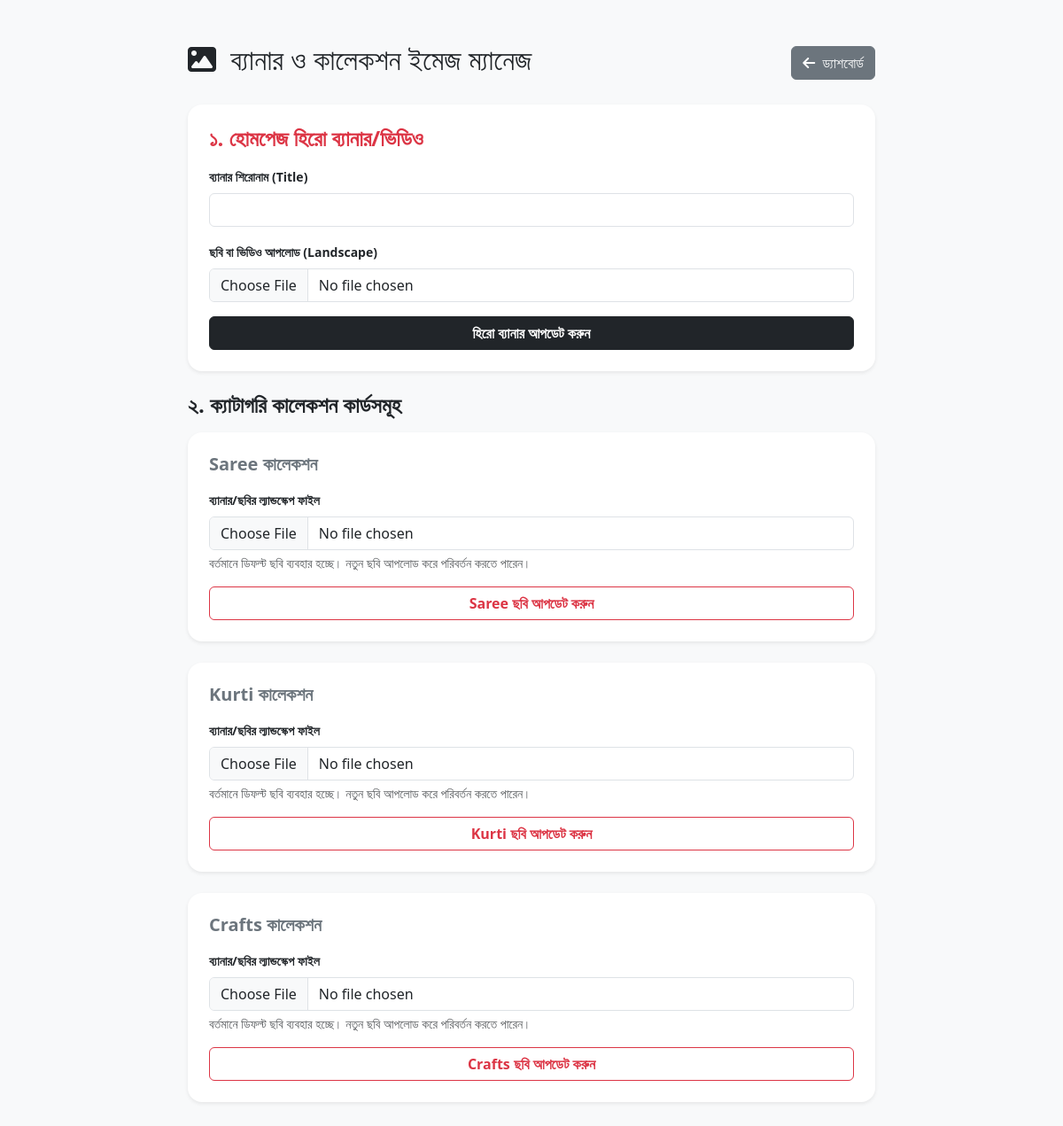
The app's page /admin/banner_settings.php (signed in) with its own data.
### tables this page shows
CREATE TABLE `categories` (
    `id` INT UNSIGNED AUTO_INCREMENT PRIMARY KEY,
    `parent_id` INT UNSIGNED NULL,
    `name` VARCHAR(100) NOT NULL,
    `name_bn` VARCHAR(150) NULL,
    `slug` VARCHAR(120) NOT NULL UNIQUE,
    `image` VARCHAR(255) NULL,
    `is_active` TINYINT(1) NOT NULL DEFAULT 1,
    `sort_order` INT NOT NULL DEFAULT 0,
    `created_at` TIMESTAMP DEFAULT CURRENT_TIMESTAMP,
    `updated_at` TIMESTAMP DEFAULT CURRENT_TIMESTAMP ON UPDATE CURRENT_TIMESTAMP,
    FOREIGN KEY (`parent_id`) REFERENCES `categories`(`id`) ON DELETE SET NULL,
    INDEX `idx_slug` (`slug`)
);

### admin/banner_settings.php (the view, shortened to what this page needs)
<?php
require_once '../config/database.php';
$banners = [];
$categories = $pdo->query("SELECT * FROM categories")->fetchAll();
?>
<!DOCTYPE html>
<html lang="bn">
<head>
    <link href="https://cdn.jsdelivr.net/npm/bootstrap@5.3.0/dist/css/bootstrap.min.css" rel="stylesheet">
    <link rel="stylesheet" href="https://cdnjs.cloudflare.com/ajax/libs/font-awesome/6.4.0/css/all.min.css">
</head>
<body class="bg-light">
<div class="container my-5" style="max-width: 800px;">
    <div class="d-flex justify-content-between align-items-center mb-4">
        <h2><i class="fa-solid fa-image me-2"></i> ব্যানার ও কালেকশন ইমেজ ম্যানেজ</h2>
        <a href="index.php" class="btn btn-secondary"><i class="fa-solid fa-arrow-left me-1"></i> ড্যাশবোর্ড</a>
    </div>
    <div class="card p-4 border-0 shadow-sm rounded-4 mb-4">
        <h4 class="fw-bold mb-3 text-danger">১. হোমপেজ হিরো ব্যানার/ভিডিও</h4>
        <form method="POST" enctype="multipart/form-data">
            <div class="mb-3">
                <label class="form-label fw-bold small">ব্যানার শিরোনাম (Title)</label>
                <input type="text" name="title" class="form-control" value="<?= htmlspecialchars($banners['hero_banner']['title'] ?? '') ?>">
            </div>
            <div class="mb-3">
                <label class="form-label fw-bold small">ছবি বা ভিডিও আপলোড (Landscape)</label>
                <input type="file" name="media_file" class="form-control">
            </div>
            <button type="submit" class="btn btn-dark w-100 fw-bold">হিরো ব্যানার আপডেট করুন</button>
        </form>
    </div>
    <h4 class="fw-bold mb-3 text-dark">২. ক্যাটাগরি কালেকশন কার্ডসমূহ</h4>
    <?php foreach($categories as $cat):
        $s_key = 'cat_img_' . $cat['id'];
        $cat_name = $cat['name'];
    ?>
        <div class="card p-4 border-0 shadow-sm rounded-4 mb-4">
            <h5 class="fw-bold mb-3 text-secondary"><?= htmlspecialchars($cat_name) ?> কালেকশন</h5>
            <form method="POST" enctype="multipart/form-data">
                <div class="mb-3">
                    <label class="form-label fw-bold small">ব্যানার/ছবির ল্যান্ডস্কেপ ফাইল</label>
                    <input type="file" name="media_file" class="form-control">
                    <?php if(!empty($banners[$s_key]['media_path'])): ?>
                        <div class="mt-2">
                            <img src="../<?= htmlspecialchars($banners[$s_key]['media_path']) ?>" width="120" class="rounded border">
                        </div>
                    <?php else: ?>
                        <small class="text-muted d-block mt-1">বর্তমানে ডিফল্ট ছবি ব্যবহার হচ্ছে। নতুন ছবি আপলোড করে পরিবর্তন করতে পারেন।</small>
                    <?php endif; ?>
                </div>
                <button type="submit" class="btn btn-outline-danger w-100 fw-bold"><?= htmlspecialchars($cat_name) ?> ছবি আপডেট করুন</button>
            </form>
        </div>
    <?php endforeach; ?>
</div>
</body>
</html>

### records on screen
categories: name "Saree", shows "বর্তমানে ডিফল্ট ছবি ব্যবহার হচ্ছে। নতুন ছবি আপলোড করে পরিবর্তন করতে পারেন।"
categories: name "Kurti", shows "বর্তমানে ডিফল্ট ছবি ব্যবহার হচ্ছে। নতুন ছবি আপলোড করে পরিবর্তন করতে পারেন।"
categories: name "Crafts", shows "বর্তমানে ডিফল্ট ছবি ব্যবহার হচ্ছে। নতুন ছবি আপলোড করে পরিবর্তন করতে পারেন।"
